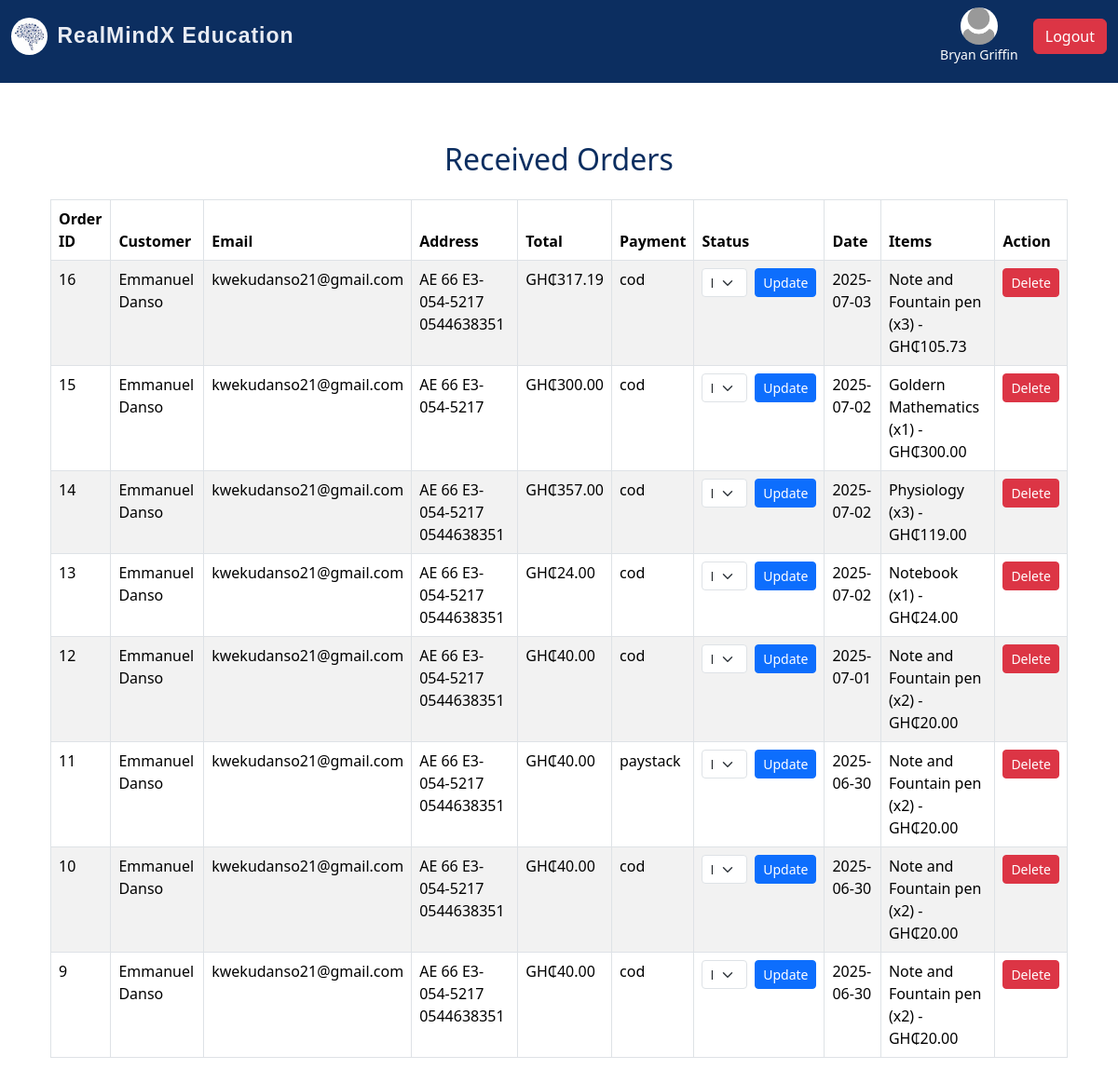
The app's page /admin/received-orders (signed in), older data.
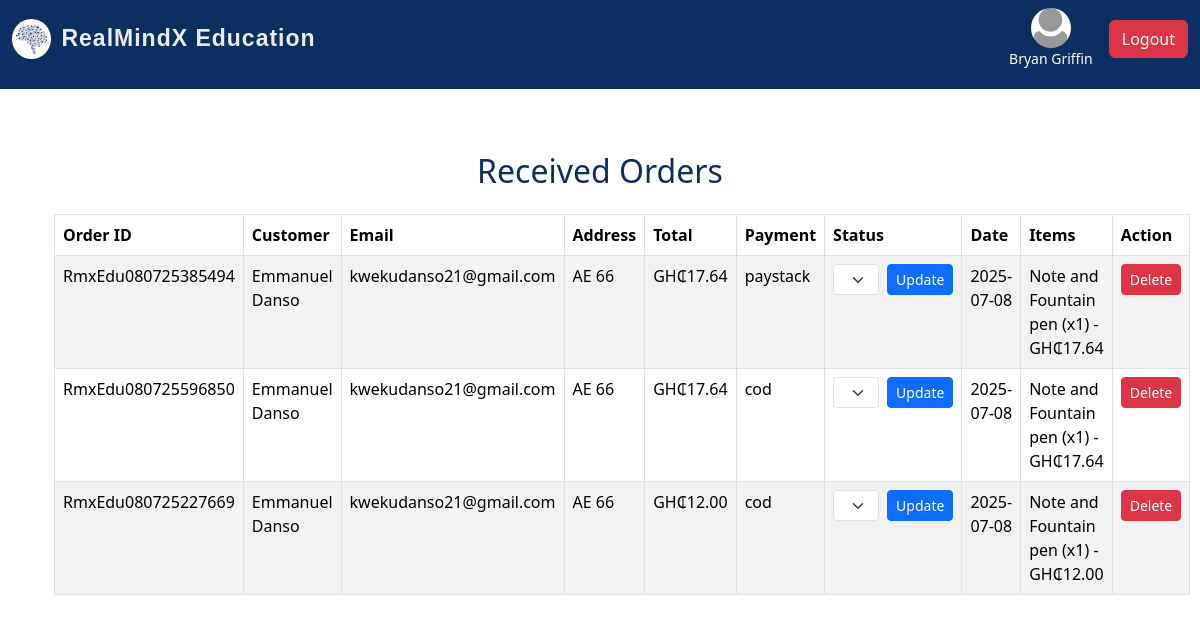
The same page, newer data.
### realmind/models/admin.py (models this page shows, shortened)
class Admin(UserMixin, db.Model):
    id = db.Column(db.Integer, primary_key=True)
    username = db.Column(db.String(150), unique=True, nullable=False)
    email = db.Column(db.String(150), unique=True, nullable=False)
    password = db.Column(db.String(150), nullable=False)
    profile_pic = db.Column(db.String(200), nullable=True)
    job_posts = db.relationship('JobPost', backref='admin', lazy=True)
    news_posts = db.relationship('News', backref='admin', lazy=True)
    @property
    def is_admin(self):
        return True

### realmind/models/recieve_orders.py (models this page shows)
class ReceivedOrder(db.Model):
    id = db.Column(db.Integer, primary_key=True)
    original_order_id = db.Column(db.String(50))
    user_id = db.Column(db.Integer)
    full_name = db.Column(db.String(120))
    email = db.Column(db.String(120))
    address = db.Column(db.String(255))
    total_amount = db.Column(db.Float)
    payment_method = db.Column(db.String(50))
    timestamp = db.Column(db.DateTime, default=db.func.current_timestamp())
    date_received = db.Column(db.DateTime, default=datetime.utcnow)
    items = db.relationship('ReceivedOrderItem', backref='order', cascade="all, delete-orphan")

class ReceivedOrderItem(db.Model):
    id = db.Column(db.Integer, primary_key=True)
    order_id = db.Column(db.Integer, db.ForeignKey('received_order.id'))
    product_id = db.Column(db.Integer)
    product_name = db.Column(db.String(120))
    quantity = db.Column(db.Integer)
    price = db.Column(db.Float)

### realmind/routes/admin_routes.py (the view)
@admin_bp.route('/admin/received-orders')
@login_required
def received_orders():
    if not current_user.is_admin:
        abort(403)
    orders = ReceivedOrder.query.order_by(ReceivedOrder.date_received.desc()).all()
    return render_template('admin/received_orders.html', orders=orders)

### realmind/templates/admin/received_orders.html (shortened to what this page needs)
{% extends "index.html" %}
{% block content %}
<div class="container my-5">
  <h2 class="text-center mb-4">Received Orders</h2>
  {% if orders %}
    <table class="table table-bordered table-striped">
      <thead>
        <tr>
          <th>Order ID</th>
          <th>Customer</th>
          <th>Email</th>
          <th>Address</th>
          <th>Total</th>
          <th>Payment</th>
          <th>Status</th>
          <th>Date</th>
          <th>Items</th>
          <th>Action</th>
        </tr>
      </thead>
      <tbody>
        {% for order in orders %}
        <tr id="order-row-{{ order.id }}">
          <td>{{ order.original_order_id }}</td>
          <td>{{ order.full_name }}</td>
          <td>{{ order.email }}</td>
          <td>{{ order.address }}</td>
          <td>GH₵{{ '%.2f' % order.total_amount }}</td>
          <td>{{ order.payment_method }}</td>
          <td>
            {% if order.status == 'Delivered' %}
              <span class="badge bg-success">Delivered</span>
            {% else %}
              <form class="status-update-form" data-order-id="{{ order.id }}">
                <div class="d-flex align-items-center">
                  <select name="status" class="form-select form-select-sm me-2">
                    <option value="Received" {% if order.status == 'Received' %}selected{% endif %}>Received</option>
                  </select>
                  <button type="submit" class="btn btn-sm btn-primary">Update</button>
                </div>
              </form>
            {% endif %}
          </td>
          <td>{{ order.date_received.strftime('%Y-%m-%d') }}</td>
          <td>
            <ul class="list-unstyled mb-0">
              {% for item in order.items %}
              <li>{{ item.product_name }} (x{{ item.quantity }}) - GH₵{{ '%.2f' % item.price }}</li>
              {% endfor %}
            </ul>
          </td>
          <td>
            <button class="btn btn-sm btn-danger" data-bs-toggle="modal" data-bs-target="#deleteModal{{ order.id }}">Delete</button>
          </td>
        </tr>
        {% endfor %}
      </tbody>
    </table>
  {% else %}
    <p class="text-muted">No received orders found.</p>
  {% endif %}
</div>
<div class="position-fixed bottom-0 end-0 p-3" style="z-index: 11">
</div>
{% endblock %}

### realmind/templates/index.html (shortened to what this page needs)
<!DOCTYPE html>
<html lang="en">
<head>
  <link rel="stylesheet" href="https://cdn.jsdelivr.net/npm/bootstrap@5.3.3/dist/css/bootstrap.min.css">
  <link rel="stylesheet" href="https://cdnjs.cloudflare.com/ajax/libs/font-awesome/6.6.0/css/all.min.css">
  <link rel="stylesheet" href="{{ url_for('static', filename='main.css') }}">
</head>
<body>
<nav class="navbar navbar-expand-lg navbar-dark bg-steel fixed-top">
  <div class="container-fluid">
<a class="navbar-brand d-flex align-items-center"
   href="{% if current_user.is_authenticated %}
            {% if current_user.is_admin %}
              {{ url_for('admin.admin_dashboard') }}
            {% else %}
              {{ url_for('user.users_dashboard') }}
            {% endif %}
         {% else %}
            {{ url_for('main.home') }}
         {% endif %}">
  <img src="{{ url_for('static', filename='images/brain.jpg') }}" alt="Logo" style="height: 40px; border-radius: 50%; margin-right: 10px;">
  RealMindX Education
</a>
    <div class="collapse navbar-collapse justify-content-end" id="navbarNav">
      <ul class="navbar-nav">
        {% if current_user.is_authenticated %}
        <li class="nav-item d-flex align-items-center ms-2">
          <div class="d-flex flex-column align-items-center text-white me-3">
            {% if current_user.profile_pic %}
              <img src="{{ url_for('static', filename='uploads/' ~ current_user.profile_pic) }}"
                   alt="Profile"
                   style="width: 40px; height: 40px; border-radius: 50%; object-fit: cover;">
            {% else %}
              <img src="{{ url_for('static', filename='images/default-profile.webp') }}"
                   alt="Default Profile"
                   style="width: 40px; height: 40px; border-radius: 50%; object-fit: cover;">
            {% endif %}
            <small>{{ current_user.username }}</small>
          </div>
          <a class="btn btn-danger" href="{{ url_for('auth.logout') }}">Logout</a>
        </li>
        {% endif %}
      </ul>
    </div>
  </div>
</nav>
<main class="container mt-5 pt-4">
  {% block content %}{% endblock %}
</main>
</body>
</html>

### realmind/static/main.css (style rules this page uses)
html,body { position: relative; color: #0f0505; display: flex; flex-direction: column; margin: 0; margin-top: 1.0rem; }
.container { flex: 1; }
.navbar { margin-bottom: 0; padding-bottom: 20px; }
.navbar-brand { text-decoration: none; font-family: "Poppins", sans-serif; font-size: 23px; font-weight: bold; color:rgb(233, 236, 243); letter-spacing: 1px; }
.bg-steel { background-color: #0C2E60; }
.navbar-nav a { font-size: 16px; font-weight: 400; display: flex; align-items: center; gap: 5px; color: #ffffff; }
h1, h2, h3, h4 { color: #0C2E60; }
label, button { font-size: 20px; }

Row changes from the older to the newer data that the page shows:
removed ReceivedOrder: original_order_id "14", full_name "Emmanuel Danso", email "kwekudanso21@gmail.com", address "AE 66 E3-054-5217 0544638351", total_amount "357.00", payment_method "cod", date_received "2025-07-02"
removed ReceivedOrderItem: product_name "Physiology", quantity "3", price "119.00", shown under "14"
removed ReceivedOrder: original_order_id "13", full_name "Emmanuel Danso", email "kwekudanso21@gmail.com", address "AE 66 E3-054-5217 0544638351", total_amount "24.00", payment_method "cod", date_received "2025-07-02"
removed ReceivedOrderItem: product_name "Notebook", quantity "1", price "24.00", shown under "13"
removed ReceivedOrder: original_order_id "12", full_name "Emmanuel Danso", email "kwekudanso21@gmail.com", address "AE 66 E3-054-5217 0544638351", total_amount "40.00", payment_method "cod", date_received "2025-07-01"
removed ReceivedOrderItem: product_name "Note and Fountain pen", quantity "2", price "20.00", shown under "12"
removed ReceivedOrder: original_order_id "11", full_name "Emmanuel Danso", email "kwekudanso21@gmail.com", address "AE 66 E3-054-5217 0544638351", total_amount "40.00", payment_method "paystack", date_received "2025-06-30"
removed ReceivedOrderItem: product_name "Note and Fountain pen", quantity "2", price "20.00", shown under "11"
removed ReceivedOrder: original_order_id "10", full_name "Emmanuel Danso", email "kwekudanso21@gmail.com", address "AE 66 E3-054-5217 0544638351", total_amount "40.00", payment_method "cod", date_received "2025-06-30"
removed ReceivedOrderItem: product_name "Note and Fountain pen", quantity "2", price "20.00", shown under "10"
removed ReceivedOrder: original_order_id "9", full_name "Emmanuel Danso", email "kwekudanso21@gmail.com", address "AE 66 E3-054-5217 0544638351", total_amount "40.00", payment_method "cod", date_received "2025-06-30"
removed ReceivedOrderItem: product_name "Note and Fountain pen", quantity "2", price "20.00", shown under "9"
added ReceivedOrder: original_order_id "RmxEdu080725385494", full_name "Emmanuel Danso", email "kwekudanso21@gmail.com", address "AE 66", total_amount "17.64", payment_method "paystack", date_received "2025-07-08"
added ReceivedOrderItem: product_name "Note and Fountain pen", quantity "1", price "17.64", shown under "RmxEdu080725385494"
changed ReceivedOrder: original_order_id "16" → "RmxEdu080725596850"; address "AE 66 E3-054-5217 0544638351" → "AE 66"; total_amount "317.19" → "17.64"; date_received "2025-07-03" → "2025-07-08"
changed ReceivedOrderItem (number 2 of 3 on the later page): quantity "3" → "1"; price "105.73" → "17.64"
changed ReceivedOrder: original_order_id "15" → "RmxEdu080725227669"; address "AE 66 E3-054-5217" → "AE 66"; total_amount "300.00" → "12.00"; date_received "2025-07-02" → "2025-07-08"
changed ReceivedOrderItem (number 3 of 3 on the later page): product_name "Goldern Mathematics" → "Note and Fountain pen"; price "300.00" → "12.00"
